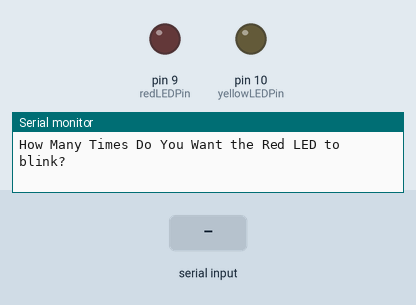
Simulated run of this sketch. Board: Arduino Uno, built with avr-gcc and run on an emulated ATmega328P. Parts: output pins drawn as LEDs (lit = HIGH), the last lines printed to the serial monitor. Dashed ring = blinking. The test bench sets the inputs (shaded band).

Above: at 0.8 s.
0.9 s: "90,45\n" received over Serial
At 1.07 s:
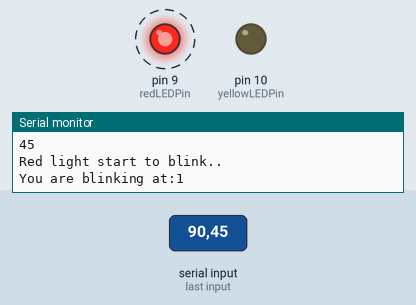
At 46.1 s:
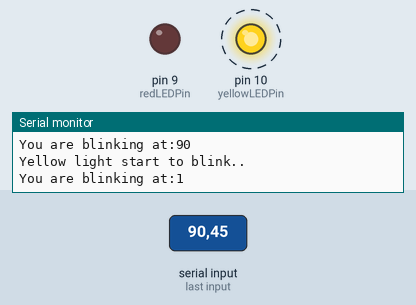
Timing chart, 0 to 47.9 s (numbered marks = the images above; inputs shaded):
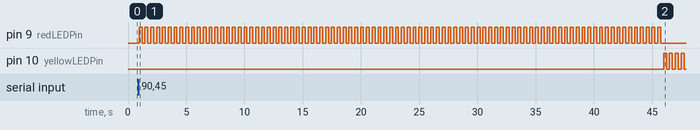

Measured:
- after the input at 0.9 s, pin 9 (redLEDPin): alternates HIGH for 0.25 s and LOW for 0.25 s, 180 changes in all, then stays LOW, starting after 0.05 s; pin 10 (yellowLEDPin): alternates HIGH for 0.25 s and LOW for 0.25 s, starting after 45.1 s

The sketch:

Lesson_6.ino
```cpp
int redLEDPin=9; //Declare redLEDPin an int, and set to pin 9
int yellowLEDPin=10; //Declare yellowLEDPin an int, and set to pin 10
int redOnTime=250; //Declare redOnTime an int, and set to 250 mseconds
int redOffTime=250; //Declare redOffTime an int, and set to 250
int yellowOnTime=250; //Declare yellowOnTime an int, and set to 250
int yellowOffTime=250; //Declare yellowOffTime an int, and set to 250
int numYellowBlinks=0; //Number of times to blink yellow LED
int numRedBlinks=0;  //Number of times to blink red LED
String redText="Red light start to blink..";
String yellowText="Yellow light start to blink..";

void setup() {
  // put your setup code here, to run once:
  pinMode(redLEDPin, OUTPUT);  // Tell Arduino that redLEDPin is an output pin
  pinMode(yellowLEDPin, OUTPUT);  //Tell Arduino that yellowLEDPin is an output pin

  Serial.begin(9600);

  Serial.println("How Many Times Do You Want the Red LED to blink?"); //Prompt User for Input
  while(Serial.available()==0) { // Wait for User to Input Data
  }
  numRedBlinks=Serial.parseInt();  //Read the data the user has input
  Serial.println(numRedBlinks);

  Serial.println("How Many Times Do You Want the Yellow LED to blink?"); //Prompt User for Input
  while(Serial.available()==0) { // Wait for User to Input Data
  }
  numYellowBlinks=Serial.parseInt();  //Read the data the user has input
  Serial.println(numYellowBlinks);
}

void loop() {
  // put your main code here, to run repeatedly:


  Serial.println("");

  Serial.println(redText);
  for (int j=1; j<=numRedBlinks; j=j+1) {     // Start our for loop
      Serial.print("You are blinking at:");
      Serial.println(j);

      digitalWrite(redLEDPin,HIGH); //Turn red LED on
      delay(redOnTime);             //Leave on for redOnTime
      digitalWrite(redLEDPin,LOW);  //Turn red LED off
      delay(redOffTime);            //Leave off for redOffTime
  }

  Serial.println("");

  Serial.println(yellowText);
  for (int j=1; j<=numYellowBlinks; j=j+1) {     // Start our for loop
      Serial.print("You are blinking at:");
      Serial.println(j);

      digitalWrite(yellowLEDPin,HIGH); //Turn yellow LED on
      delay(yellowOnTime);             //Leave on for yellowOnTime
      digitalWrite(yellowLEDPin,LOW);  //Turn yellow LED off
      delay(yellowOffTime);            //Leave off for yellowOffTime
  }

}
```
